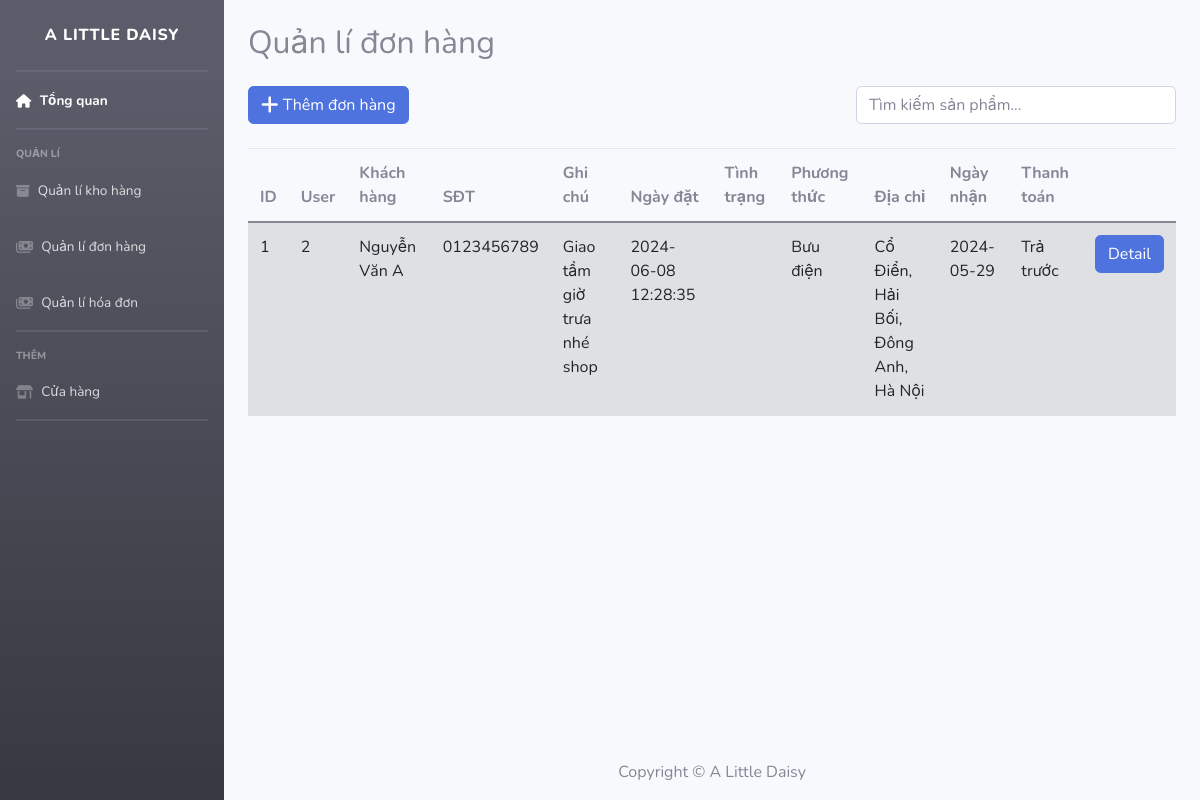
Screenshot of /routes/management-order.php with the database file from the repository.
### tables this page shows
CREATE TABLE orders(
    id INT PRIMARY KEY AUTO_INCREMENT,
    user_id int,
    FOREIGN KEY (user_id) REFERENCES users(id),
    fullname VARCHAR(100) DEFAULT '',
    phone_number VARCHAR(20) NOT NULL,
    note VARCHAR(100) DEFAULT '',
    order_date DATETIME DEFAULT CURRENT_TIMESTAMP,
    status ENUM('pending', 'processing', 'shipped', 'delivered', 'cancelled'),
    shipping_method varchar(100),
    shipping_address varchar (200),
    shipping_date date,
    payment_method varchar(100)
);

### app/controllers/management-order-controller.php (called while the page is built, shortened)
<?php
class ManagementOrderController
{
    public $table;
    public $conn;
    public function __construct()
    {
        try {
            global $conn;
            $this->conn = $conn;
            $this->table = 'orders';
        } catch (mysqli_sql_exception) {
            echo "Could not show data";
        }
    }
    public function index()
    {
        $select_sql = "select * from $this->table";
        $orders_data = mysqli_query($this->conn, $select_sql);
        include __DIR__ . ('\..\..\resources\views\management-order.php');
    }
}
return new ManagementOrderController;

### resources/views/management-order.php (the view, shortened to what this page needs)
<!DOCTYPE html>
<html lang="en">
<head>
    <link href="https://cdn.jsdelivr.net/npm/bootstrap@5.0.2/dist/css/bootstrap.min.css" rel="stylesheet">
    <link href="public/css/style.css" rel="stylesheet">
</head>
<body>
    <div id="wrapper">
        <ul class="navbar-nav bg-gradient-dark sidebar sidebar-dark accordion">
            <a class="sidebar-brand d-flex align-items-center justify-content-center" href="./home">
                <div class="sidebar-brand-text mx-2">A Little Daisy</div>
            </a>
            <hr class="sidebar-divider my-0">
            <li class="nav-item active">
                <a class="nav-link" href="./home">
                    <span>Tổng quan</span></a>
            </li>
            <hr class="sidebar-divider">
            <div class="sidebar-heading">
                Quản lí
            </div>
            <li class="nav-item">
                <a class="nav-link collapsed" href="./management-item">
                    <span>Quản lí kho hàng</span>
                </a>
            </li>
            <li class="nav-item">
                <a class="nav-link collapsed" href="./management-order">
                    <span>Quản lí đơn hàng</span>
                </a>
            </li>
            <li class="nav-item">
                <a class="nav-link collapsed" href="./management-bill">
                    <span>Quản lí hóa đơn</span>
                </a>
            </li>
            <hr class="sidebar-divider">
            <div class="sidebar-heading">
                Thêm
            </div>
            <li class="nav-item">
                <a class="nav-link collapsed" href="#">
                    <span>Cửa hàng</span>
                </a>
            </li>
            <hr class="sidebar-divider d-none d-md-block">
        </ul>
        <div id="content-wrapper" class="d-flex flex-column pt-4">
            <div class="container mt-6">
                <h2 class="text-left mb-4">Quản lí đơn hàng</h2>
                <div class="d-flex justify-content-between align-items-center mb-3">
                    <button type='button' class='btn btn-primary' data-bs-toggle='modal' data-bs-target='#add-order-modal'>
                        <i class="fa-solid fa-plus fa-lg"></i> Thêm đơn hàng
                    </button>
                    <input type="text" id="search-input" class="form-control search-input" placeholder="Tìm kiếm sản phẩm..." style='width: 320px'>
                </div>
                <table class="table table-striped mt-4">
                    <thead>
                        <tr class="align-middle">
                            <th scope="col">ID</th>
                            <th scope="col">User</th>
                            <th scope="col">Khách hàng</th>
                            <th scope="col">SĐT</th>
                            <th scope="col">Ghi chú</th>
                            <th scope="col">Ngày đặt</th>
                            <th scope="col">Tình trạng</th>
                            <th scope="col">Phương thức</th>
                            <th scope="col">Địa chỉ</th>
                            <th scope="col">Ngày nhận</th>
                            <th scope="col">Thanh toán</th>
                            <th scope="col"></th>
                        </tr>
                    </thead>
                    <tbody>
                        <?php
                        if (mysqli_num_rows($orders_data) > 0) {
                            while ($row = mysqli_fetch_assoc($orders_data)) {
                                echo "<tr>
                            <td>{$row['id']}</td>
                            <td>{$row['user_id']}</td>
                            <td>{$row['fullname']}</td>
                            <td>{$row['phone_number']}</td>
                            <td>{$row['note']}</td>
                            <td>{$row['order_date']}</td>
                            <td>{$row['status']}</td>
                            <td>{$row['shipping_method']}</td>
                            <td>{$row['shipping_address']}</td>
                            <td>{$row['shipping_date']}</td>
                            <td>{$row['payment_method']}</td>
                            <td><button type='button' class='btn btn-primary'data-bs-toggle='modal' data-bs-target='#detail-modal' data-id='{$row['id']}'>Detail</button></td>
                        </tr>";
                            }
                        } else {
                            echo "<tr><td colspan='7' class='text-center'>Không có dữ liệu</td></tr>";
                        }
                        ?>
                    </tbody>
                </table>
            </div>
            <footer class="footer mt-auto py-3 bg-light">
                <div class="container text-center">
                    <span class="text-muted">Copyright &copy; A Little Daisy</span>
                </div>
            </footer>
        </div>
    </div>
</body>
</html>

### routes/management-order.php (shortened to what this page needs)
<?php
$managementController = require __DIR__ . '/../app/controllers/management-order-controller.php';
switch ($_SERVER['REQUEST_METHOD']) {
    case 'GET':
        $managementController->index();
        break;
    }

### rows the page displays
orders: id "1", user "2", fullname "Nguyễn Văn A", phone_number "0123456789", note "Giao tầm giờ trưa nhé shop", order_date "2024-06-08 12:28:35", shipping_method "Bưu điện", shipping_address "Cổ Điển, Hải Bối, Đông Anh, Hà Nội", shipping_date "2024-05-29", payment_method "Trả trước"
